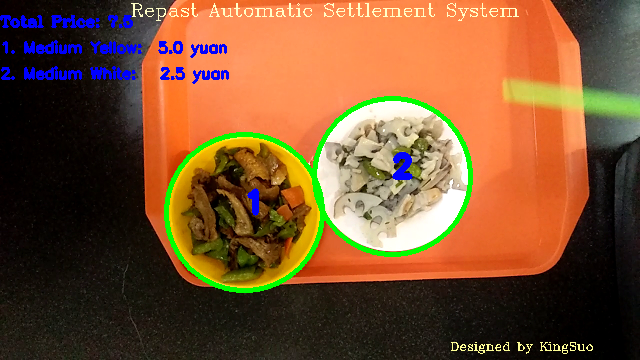
#> input picture Calculate Price_1.png, 640 x 360 px
$ python -i LoadVideo.py   (imports and definitions only)
#> lines starting #> are read from the running program, lines starting #| are printed output that depends on the picture; after the words box and inside, x2 and y2 are one past the last pixel; in counts of white or black regions, pixels touching at a corner belong together
### Repast Automatic Settlement System/PriceClass.py
# -*- coding: utf-8 -*-
"""
# @Author: KingSuo
# @File: PriceClass.py
# @Time: 2017/11/18
# @Contact: 648230502@qq.com
# @blog:
# @Description:
"""

import numpy as np

class PriceClass:
    def __init__(self):
        self.color_size_list = ['Small White:    ', 'Medium White:  ', 'Medium Red:   ', 'Big White:      ', 'Medium Yellow: ']
        self.price_list = [0.6, 2.5, 4.5, 4.5, 5.0]
        self.price_dict = {
            0: [[143, 206, 222, 50], [251, 253, 256, 62]],   # 小碗白米饭 0.6元
            1: [[143, 206, 222, 70], [251, 253, 256, 81]],   # 中碗白餐盘 2.5元
            2: [[30, 127, 213, 70], [181, 195, 243, 81]],         # 中碗红餐盘 4.5元
            3: [[143, 206, 222, 80], [251, 253, 256, 90]],   # 大碗白餐盘 4.5元
            4: [[12, 194, 240, 70], [183, 237, 256, 81]]       # 中碗黄餐盘 5  元
        }
        self.lower_attribute = []
        self.upper_attribute = []

    # [42 lines left out: functions get_price_dict, set_price, not called in this run]

    def get_attribute_array(self):
        """

        :return:PriceClass类的 lower_attribute及upper_attribute成员
        """
        for i in self.price_dict.keys():
            self.lower_attribute.append(self.price_dict[i][0])
            self.upper_attribute.append(self.price_dict[i][1])

        return np.array(self.lower_attribute), np.array(self.upper_attribute)

### Repast Automatic Settlement System/ReduceNoise.py
# -*- coding: utf-8 -*-
"""
# @Author: KingSuo
# @File: ReduceNoise.py
# @Time: 2017/11/14
# @Contact: 648230502@qq.com
# @blog: http://blog.csdn.net/
# @Description:
"""
import numpy as np

def reduce_noise(frameArray, thresholdX=3000, thresholdY=2500):
    frameArrayTemp = np.array(frameArray)
    frameArrayTempX = frameArrayTemp.sum(axis=1)

    for i in range(len(frameArrayTempX)):
        if frameArrayTempX[i].sum() <= thresholdX:
            frameArrayTemp[i] = 0

    frameArrayTempT = frameArrayTemp.T
    frameArrayTempY = frameArrayTempT.sum(axis=1)
    for i in range(len(frameArrayTempY)):
        if frameArrayTempY[i].sum() <= thresholdY:
            frameArrayTempT[i] = 0

    return frameArrayTempT.T

### Repast Automatic Settlement System/ShowPower.py
# -*- coding: utf-8 -*-
"""
# @Author: KingSuo
# @File: ShowPower.py
# @Time: 2017/11/14
# @Contact: 648230502@qq.com
# @blog: http://blog.csdn.net/
# @Description:
"""

import cv2
import numpy as np

def show_power(grayArray):
    grayArrayTemp = np.array(grayArray)
    row, column = grayArrayTemp.shape
    powerValue = grayArrayTemp.sum()
    grayArrayTempX = grayArrayTemp.sum(axis=0)
    emptyFrame = np.zeros((row, column, 3), np.uint8)
    # grayArrayTempX_min = min(grayArrayTempX)
    # grayArrayTempX_max = max(grayArrayTempX)
    grayArrayTempX_min = 0
    grayArrayTempX_max = 255 * row
    for i in range(column):
        cv2.rectangle(emptyFrame, (i, row), (i, row - int(
            (grayArrayTempX[i] - grayArrayTempX_min) * grayArrayTempX[i] / (
            grayArrayTempX_max - grayArrayTempX_min + 1))), (0, 255, 0), 2)
    cv2.putText(emptyFrame, 'Power Value: %d'%powerValue, (0, 12), 0, 0.5, (0, 0, 255), 2)
    cv2.imshow('Power', emptyFrame)

    return powerValue

### Repast Automatic Settlement System/LoadVideo.py
# -*- coding: utf-8 -*-
"""
# @Author: KingSuo
# @File: LoadVideo.py
# @Time: 2017/11/14
# @Contact: 648230502@qq.com
# @blog:
# @Description:
"""

from WipeOff import wipe_off
from TwoValuedProcess import two_value_process
from MagnifyProcess import magnify_process
from ShowInfo import show_info
from CalculatePrice import calculate_price
from PriceClass import PriceClass
from HoughFunction import hough_circles
from ColorDetect import color_detect
from ShowPower import show_power
from ReduceNoise import reduce_noise
import cv2
import numpy as np

def load_video(filename):
    cap = cv2.VideoCapture(filename)

    price_class = PriceClass()
    lower_attribute_array, upper_attribute_array = price_class.get_attribute_array()
    number = 0  #记录当前帧所在位置
    actionFlag = 0  #检测到完整对象时记为0，否则为1
    times = 35   #表示从检测到完整对象的那一帧开始，取其后第35个的帧
    k = 0   #表示第k个保留图
    show_flag = 0   #调用霍夫函数标志位
    Y_BGR_value_range = [[0, 200, 220], [60, 255, 255]]  # 黄色对应BGR变化下限和上限
    W_BGR_value_range = [[210, 240, 230], [255, 255, 255]]  # 白色对应BGR变化下限和上限
    R_BGR_value_range = [[0, 0, 180], [60, 50, 244]]  # 红色对应BGR变化下限和上限

    while(cap.isOpened()):
        ret, frame = cap.read()
#> frame is the input picture: shape (360, 640, 3); mean B, G, R 48.9, 81.6, 121.6
        if ret is False:
            break
        gray1 = cv2.cvtColor(frame, cv2.COLOR_BGR2GRAY)     #shape = (720, 1280)
        gray2 = cv2.resize(gray1, None, fx=0.5, fy=0.5, interpolation=cv2.INTER_CUBIC)  #shape = (360, 640)
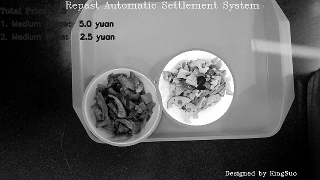
#> gray2: shape (180, 320); min 0, max 255, mean 89.8
        # gray3 = cv2.resize(gray1, None, fx=0.5, fy=0.5, interpolation=cv2.INTER_CUBIC)
        gray3 = np.array(gray2)
        gray4 = cv2.resize(gray1, (638, 358), interpolation=cv2.INTER_CUBIC)  #shape = (356, 636)
        frame_small = cv2.resize(frame, None, fx=0.5, fy=0.5, interpolation=cv2.INTER_CUBIC)
        frame_small_for_color_detect = frame_small
        cv2.putText(frame_small, 'Designed by KingSuo', (450, 350), cv2.FONT_HERSHEY_COMPLEX, 0.4, (150, 255, 255), 1)
        cv2.putText(frame_small, 'Repast Automatic Settlement System', (130, 16), cv2.FONT_HERSHEY_COMPLEX, 0.6, (200, 255, 255), 1)
#> frame_small: shape (180, 320, 3); mean B, G, R 50.1, 82.9, 122.1
        # hsv_frame_small = cv2.cvtColor(frame_small, cv2.COLOR_BGR2HSV)  # shape = (720, 1280)

        edges2Frame = cv2.Canny(gray2, 100, 200, edges=True, apertureSize=3, L2gradient=True)
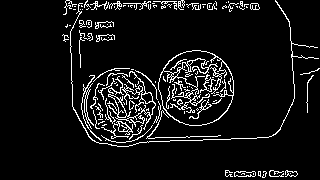
#> edges2Frame: shape (180, 320); 7.7% white in thin lines or dots, all inside (x1, y1, x2, y2) = (62, 0, 320, 178)
        # edges3Frame = cv2.Canny(gray3, 100, 200, edges=True, apertureSize=3, L2gradient=True)
        edges3Frame = np.array(edges2Frame)
        edges4Frame = cv2.Canny(gray4, 100, 200, edges=True, apertureSize=3, L2gradient=True)
#> edges4Frame: shape (358, 638); 5% white in thin lines or dots, all inside (x1, y1, x2, y2) = (123, 0, 638, 353)

        edges2ReduceNoiseFrame = reduce_noise(edges2Frame, thresholdX=2000, thresholdY=1000)
#> in reduce_noise, `frameArrayTempX = frameArrayTemp.sum(axis=1)`: frameArrayTempX = 180 values, max 24480 at index 3, min 0 at index 147, mean 6304.2
#> after the loop in reduce_noise, `for i in range(len(frameArrayTempX)):`:
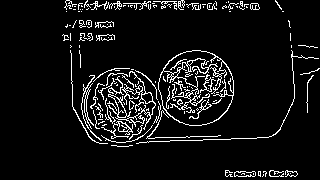
#> frameArrayTemp: shape (180, 320); 7.6% white in thin lines or dots, all inside (x1, y1, x2, y2) = (62, 0, 320, 177)
#> in reduce_noise, `frameArrayTempT = frameArrayTemp.T`: frameArrayTempT: shape (320, 180); 7.6% white in thin lines or dots, all inside (x1, y1, x2, y2) = (0, 62, 177, 320)
#> in reduce_noise, `frameArrayTempY = frameArrayTempT.sum(axis=1)`: frameArrayTempY = 320 values, max 10200 at index 129, min 0 at index 0, mean 3473.6
#> after the loop in reduce_noise, `for i in range(len(frameArrayTempY)):`: frameArrayTempT: shape (320, 180); 7.4% white in thin lines or dots, all inside (x1, y1, x2, y2) = (0, 64, 177, 318)
#> edges2ReduceNoiseFrame: shape (180, 320); 7.4% white in thin lines or dots, all inside (x1, y1, x2, y2) = (64, 0, 318, 177)
        edges3ReduceNoiseFrame = reduce_noise(edges3Frame, thresholdX=2200, thresholdY=3000)
#> call 2 of reduce_noise, with thresholdX = 2200, thresholdY = 3000
#> in reduce_noise (call 2), `frameArrayTempY = frameArrayTempT.sum(axis=1)`: frameArrayTempY = 320 values, max 10200 at index 129, min 0 at index 0, mean 3460.8
#> after the loop in reduce_noise (call 2), `for i in range(len(frameArrayTempY)):`:
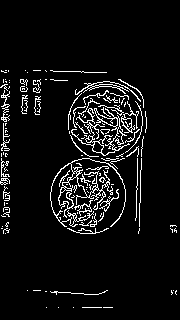
#> frameArrayTempT: shape (320, 180); 6.7% white in thin lines or dots, all inside (x1, y1, x2, y2) = (0, 70, 177, 308)
#> edges3ReduceNoiseFrame: shape (180, 320); 6.7% white in thin lines or dots, all inside (x1, y1, x2, y2) = (70, 0, 308, 177)
        edges4ReduceNoiseFrame = reduce_noise(edges4Frame, thresholdX=1600, thresholdY=800)
#> call 3 of reduce_noise, with thresholdX = 1600, thresholdY = 800
#> in reduce_noise (call 3), `frameArrayTempX = frameArrayTemp.sum(axis=1)`: frameArrayTempX = 358 values, max 57120 at index 7, min 0 at index 292, mean 8106.6
#> after the loop in reduce_noise (call 3), `for i in range(len(frameArrayTempX)):`:
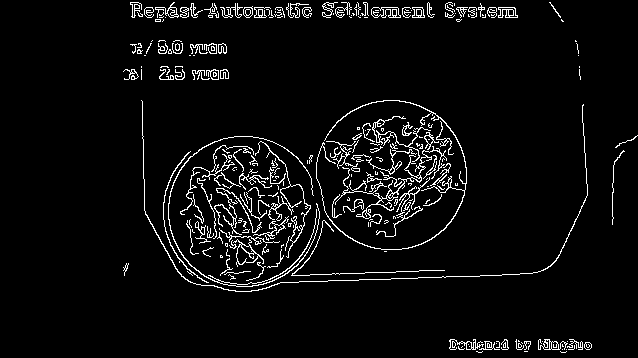
#> frameArrayTemp: shape (358, 638); 4.9% white in thin lines or dots, all inside (x1, y1, x2, y2) = (123, 2, 638, 353)
#> in reduce_noise (call 3), `frameArrayTempT = frameArrayTemp.T`:
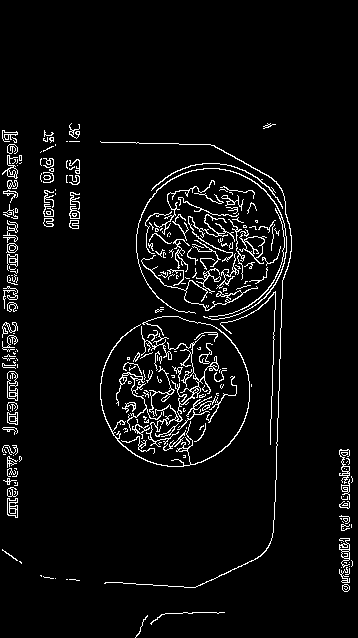
#> frameArrayTempT: shape (638, 358); 4.9% white in thin lines or dots, all inside (x1, y1, x2, y2) = (2, 123, 353, 638)
#> in reduce_noise (call 3), `frameArrayTempY = frameArrayTempT.sum(axis=1)`: frameArrayTempY = 638 values, max 15045 at index 258, min 0 at index 0, mean 4466.5
#> after the loop in reduce_noise (call 3), `for i in range(len(frameArrayTempY)):`: frameArrayTempT: shape (638, 358); 4.9% white in thin lines or dots, all inside (x1, y1, x2, y2) = (2, 124, 353, 621)
#> edges4ReduceNoiseFrame: shape (358, 638); 4.9% white in thin lines or dots, all inside (x1, y1, x2, y2) = (124, 2, 621, 353)

        if show_flag == 1:  #每1+1帧执行一次
            show_flag = 0
            # 检测大圆
            Big_circles_frame, Big_circles_array, Big_bgr_means_list = hough_circles(frame_small, param1=181, param2=26, minRadius=75, maxRadius=90)
            # 检测小圆
            Small_circles_frame, Small_circles_array, Small_bgr_means_list = hough_circles(frame_small, param1=285, param2=30, minRadius=50, maxRadius=61)
            bgr_means_list = []
            if Big_bgr_means_list is None and Small_bgr_means_list is None:
                cv2.putText(frame_small, 'Wait to Detect...', (0, 26), cv2.FONT_HERSHEY_COMPLEX, 0.5, (0, 0, 255), 2)
            elif Big_bgr_means_list is None and Small_bgr_means_list is not None:
                bgr_means_list = Small_bgr_means_list
                #circles_array_list用于存储检测到的圆的信息，包括圆心坐标及半径大小
                circles_array_list = [circles_info for circles_info in Small_circles_array]
                circles_frame = Small_circles_frame
                show_info_list = calculate_price(price_class, bgr_means_list, lower_attribute_array, upper_attribute_array)
                frame_small = show_info(frame_small, show_info_list)
                # 标记圆
                for i in range(len(circles_array_list)):
                    circle_info = circles_array_list[i]
                    cv2.circle(frame_small, (circle_info[0], circle_info[1]), circle_info[2], (0, 255, 0), 4)
                    cv2.putText(frame_small, '%s' % (i + 1), (circle_info[0], circle_info[1]), 0, 1, (255, 0, 0), 6)
            elif Small_bgr_means_list is None and Big_bgr_means_list is not None:
                bgr_means_list = Big_bgr_means_list
                # circles_array_list用于存储检测到的圆的信息，包括圆心坐标及半径大小
                circles_array_list = [circles_info for circles_info in Big_circles_array]
                circles_frame = Big_circles_frame
                show_info_list = calculate_price(price_class, bgr_means_list, lower_attribute_array, upper_attribute_array)
                frame_small = show_info(frame_small, show_info_list)
                # 标记圆
                for i in range(len(circles_array_list)):
                    circle_info = circles_array_list[i]
                    cv2.circle(frame_small, (circle_info[0], circle_info[1]), circle_info[2], (0, 255, 0), 4)
                    cv2.putText(frame_small, '%s' % (i + 1), (circle_info[0], circle_info[1]), 0, 1, (255, 0, 0), 6)
            else:
                bgr_means_list = Big_bgr_means_list + Small_bgr_means_list
                # circles_array_list用于存储检测到的圆的信息，包括圆心坐标及半径大小
                circles_array_list = [circles_info for circles_info in Big_circles_array] + [circles_info for circles_info in Small_circles_array]
                circles_frame = cv2.bitwise_or(Small_circles_frame, Big_circles_frame)
                show_info_list = calculate_price(price_class, bgr_means_list, lower_attribute_array, upper_attribute_array)
                frame_small = show_info(frame_small, show_info_list)
                # 标记圆
                for i in range(len(circles_array_list)):
                    circle_info = circles_array_list[i]
                    cv2.circle(frame_small, (circle_info[0], circle_info[1]), circle_info[2], (0, 255, 0), 4)
                    cv2.putText(frame_small, '%s' % (i + 1), (circle_info[0], circle_info[1]), 0, 1, (255, 0, 0), 6)


        # [5 lines of commented-out code are left out]
        cv2.imshow('Edges Detect', edges2ReduceNoiseFrame)
        cv2.imshow('Result', frame_small)
        # cv2.imshow('TwoValue:', twoValueFrame)
        # cv2.imshow('Magnify', magnifyValueFrame)
        # cv2.imshow('WipeOff', wipeOffFrame)

        powerValue = show_power(edges3ReduceNoiseFrame)
#> in show_power, `powerValue = grayArrayTemp.sum()`: powerValue = 977925
#> in show_power, `grayArrayTempX = grayArrayTemp.sum(axis=0)`: grayArrayTempX = 320 values, max 10200 at index 129, min 0 at index 0, mean 3056
#> in show_power, `cv2.putText(emptyFrame, 'Power Value: %d'%powerValue, (0, 12), 0, 0.5,..`:
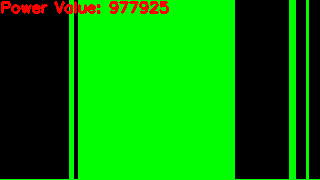
#> emptyFrame: shape (180, 320, 3); mean of channels 0, 1, 2 0, 134.9, 4.9; drawn as B, G, R
#> powerValue = 977925
        if powerValue <= 400000 and actionFlag == 0:  #没有完整的对象被检测到
            actionFlag = 1
        elif powerValue >= 700000 and actionFlag == 1:  #检测到完整的对象
            times -= 1
            if times <= 0:
                times = 35
                k += 1
                actionFlag = 0

                y_result = color_detect(frame_small, Y_BGR_value_range)
                w_result = color_detect(frame_small, W_BGR_value_range)
                r_result = color_detect(frame_small, R_BGR_value_range)
                combination_0 = cv2.bitwise_or(y_result, w_result)
                combination_1 = cv2.bitwise_or(combination_0, r_result)
                cv2.imshow('Color Detect', combination_1)
                cv2.imwrite('./CaptureImage_%d.png'% k, frame)
                cv2.imwrite('./EdgeImage_%d.png' % k, edges2ReduceNoiseFrame)
                cv2.imwrite('./ColorDetect_%d.png' % k, combination_1)
                cv2.imwrite('./Calculate Price_%d.png' % k, frame_small)
                cv2.imwrite('./Circles Frame_%d.png' % k, circles_frame)
                circles_detect = cv2.bitwise_and(frame_small, frame_small, mask=circles_frame)
                cv2.imwrite('./Circles Detect_%d.png' % k, circles_detect)

                print('k: ', k)
                print('powerValue: ', powerValue)
                print('number: ', number)
                print('bgr_means_list: ', bgr_means_list)
        number += 1
        show_flag +=1
        if cv2.waitKey(1) & 0xFF == ord('q'):
#> (key q is pressed here)
            break
        del gray1, gray2, gray3, gray4, edges2Frame, edges3Frame, edges4Frame, edges2ReduceNoiseFrame, \
            edges3ReduceNoiseFrame, edges4ReduceNoiseFrame

    cap.release()
    cv2.destroyAllWindows()

>>> result = load_video('../Calculate Price_1.png')

$ run again, on Calculate Price_10.png
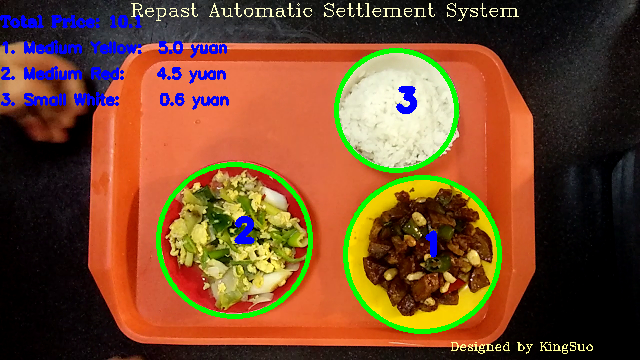
#> input picture Calculate Price_10.png, 640 x 360 px
#> in load_video, frame is the input picture: shape (360, 640, 3); mean B, G, R 44, 73.7, 116.2
#> edges2Frame: shape (180, 320); 10.5% white in thin lines or dots
#> edges4Frame: shape (358, 638); 7.1% white in thin lines or dots
#> frameArrayTempX = 180 values, max 36720 at index 21, min 0 at index 15, mean 8586.4
#> frameArrayTempY = 320 values, max 16575 at index 69, min 0 at index 268, mean 4809.1
#> edges2ReduceNoiseFrame: shape (180, 320); 10.3% white in thin lines or dots
#> after the loop in reduce_noise (call 2), `for i in range(len(frameArrayTempY)):`:
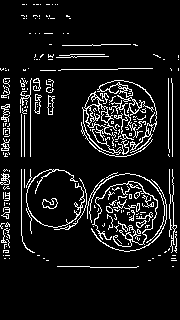
#> frameArrayTempT: shape (320, 180); 9.2% white in thin lines or dots, all inside (x1, y1, x2, y2) = (0, 4, 179, 268)
#> edges3ReduceNoiseFrame: shape (180, 320); 9.2% white in thin lines or dots, all inside (x1, y1, x2, y2) = (4, 0, 268, 179)
#> edges4ReduceNoiseFrame: shape (358, 638); 7% white in thin lines or dots
#> in show_power, `powerValue = grayArrayTemp.sum()`: powerValue = 1353285
#> grayArrayTempX = 320 values, max 16575 at index 69, min 0 at index 0, mean 4229
#> in show_power, `cv2.putText(emptyFrame, 'Power Value: %d'%powerValue, (0, 12), 0, 0.5,..`:
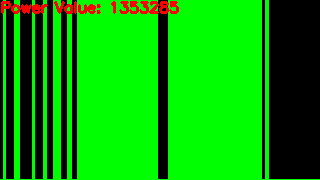
#> emptyFrame: shape (180, 320, 3); mean of channels 0, 1, 2 0, 162.7, 5.2; drawn as B, G, R
#> in load_video, `powerValue = show_power(edges3ReduceNoiseFrame)`: powerValue = 1353285

$ run again, on Calculate Price_11.png
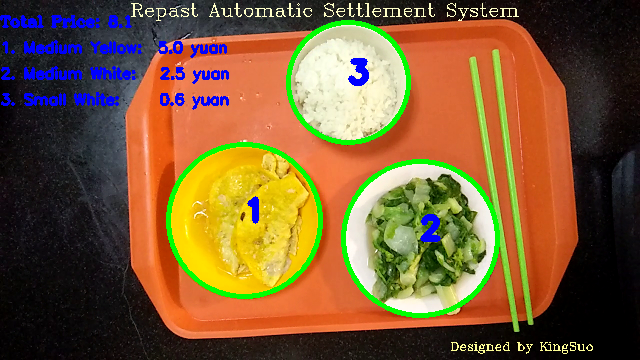
#> input picture Calculate Price_11.png, 640 x 360 px
#> in load_video, frame is the input picture: shape (360, 640, 3); mean B, G, R 52.4, 90.1, 121.6
#> edges2Frame: shape (180, 320); 8.9% white in thin lines or dots, all inside (x1, y1, x2, y2) = (53, 0, 317, 178)
#> edges4Frame: shape (358, 638); 5.9% white in thin lines or dots, all inside (x1, y1, x2, y2) = (106, 2, 620, 353)
#> frameArrayTempX = 180 values, max 24735 at index 3, min 0 at index 178, mean 7261.8
#> frameArrayTempY = 320 values, max 13515 at index 86, min 0 at index 0, mean 4077.6
#> edges2ReduceNoiseFrame: shape (180, 320); 8.8% white in thin lines or dots, all inside (x1, y1, x2, y2) = (59, 0, 307, 177)
#> frameArrayTempY = 320 values, max 13515 at index 86, min 0 at index 0, mean 4064.9
#> after the loop in reduce_noise (call 2), `for i in range(len(frameArrayTempY)):`:
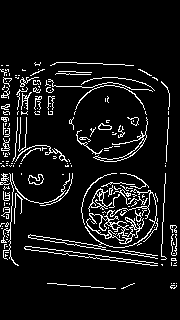
#> frameArrayTempT: shape (320, 180); 8.3% white in thin lines or dots, all inside (x1, y1, x2, y2) = (0, 62, 177, 289)
#> edges3ReduceNoiseFrame: shape (180, 320); 8.3% white in thin lines or dots, all inside (x1, y1, x2, y2) = (62, 0, 289, 177)
#> edges4ReduceNoiseFrame: shape (358, 638); 5.9% white in thin lines or dots, all inside (x1, y1, x2, y2) = (107, 2, 611, 353)
#> in show_power, `powerValue = grayArrayTemp.sum()`: powerValue = 1214055
#> grayArrayTempX = 320 values, max 13515 at index 86, min 0 at index 0, mean 3793.9
#> in show_power, `cv2.putText(emptyFrame, 'Power Value: %d'%powerValue, (0, 12), 0, 0.5,..`:
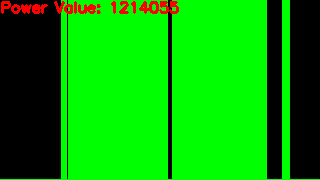
#> emptyFrame: shape (180, 320, 3); mean of channels 0, 1, 2 0, 163.8, 5; drawn as B, G, R
#> in load_video, `powerValue = show_power(edges3ReduceNoiseFrame)`: powerValue = 1214055

$ run again, on Calculate Price_12.png
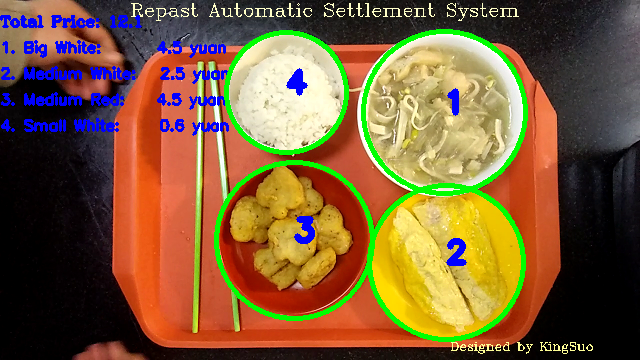
#> input picture Calculate Price_12.png, 640 x 360 px
#> in load_video, frame is the input picture: shape (360, 640, 3); mean B, G, R 56.3, 92, 122.5
#> edges2Frame: shape (180, 320); 12.1% white in thin lines or dots
#> edges4Frame: shape (358, 638); 7.6% white in thin lines or dots
#> frameArrayTempX = 180 values, max 39780 at index 173, min 1020 at index 179, mean 9858.6
#> frameArrayTempY = 320 values, max 21675 at index 56, min 0 at index 284, mean 5538.3
#> edges2ReduceNoiseFrame: shape (180, 320); 11.9% white in thin lines or dots
#> edges3ReduceNoiseFrame: shape (180, 320); 11.1% white in thin lines or dots
#> edges4ReduceNoiseFrame: shape (358, 638); 7.6% white in thin lines or dots
#> in show_power, `powerValue = grayArrayTemp.sum()`: powerValue = 1629195
#> grayArrayTempX = 320 values, max 21675 at index 56, min 0 at index 0, mean 5091.2
#> in show_power, `cv2.putText(emptyFrame, 'Power Value: %d'%powerValue, (0, 12), 0, 0.5,..`:
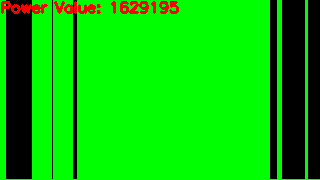
#> emptyFrame: shape (180, 320, 3); mean of channels 0, 1, 2 0, 192.9, 5.1; drawn as B, G, R
#> in load_video, `powerValue = show_power(edges3ReduceNoiseFrame)`: powerValue = 1629195
